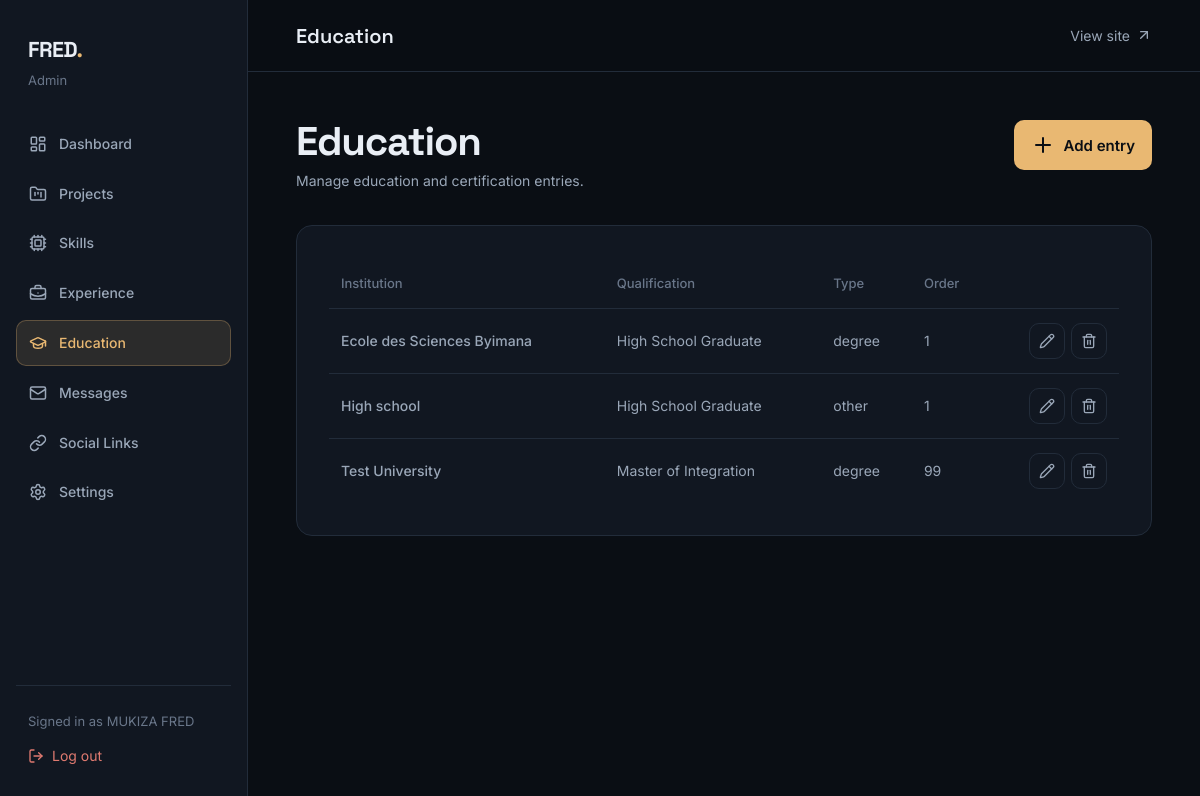
The app's page /admin/education.php (signed in) with its own data.
### tables this page shows
CREATE TABLE `education` (
  `id` int(11) NOT NULL,
  `institution` varchar(150) NOT NULL,
  `qualification` varchar(150) NOT NULL,
  `start_year` int(11) DEFAULT NULL,
  `end_year` int(11) DEFAULT NULL,
  `type` varchar(50) DEFAULT 'degree',
  `sort_order` int(11) DEFAULT 0,
  `created_at` timestamp NOT NULL DEFAULT current_timestamp()
);

### admin/education.php (the view, shortened to what this page needs)
<?php
require_once 'includes/header.php';
$editId = (int) ($_GET['edit'] ?? 0); $edit = null;
$items = $db ? $db->query('SELECT * FROM education ORDER BY sort_order ASC, start_year DESC, id ASC')->fetchAll() : [];
?>
<div class="admin-heading"><div><h1>Education</h1><p>Manage education and certification entries.</p></div><a href="education.php?action=add" class="btn btn-primary"><i data-lucide="plus" aria-hidden="true"></i> Add entry</a></div>
<?php if ($edit || ($_GET['action'] ?? '') === 'add'): $edit = $edit ?: ['institution'=>'','qualification'=>'','start_year'=>'','end_year'=>'','type'=>'degree','sort_order'=>0]; ?>
<form class="admin-card admin-form" method="post"><?= admin_csrf_field() ?><input type="hidden" name="form_action" value="save"><input type="hidden" name="id" value="<?= (int) ($edit['id'] ?? 0) ?>"><div class="admin-form__grid"><div><label class="form-label" for="institution">Institution</label><input class="form-control" id="institution" name="institution" required value="<?= admin_escape($edit['institution']) ?>"></div><div><label class="form-label" for="qualification">Qualification</label><input class="form-control" id="qualification" name="qualification" required value="<?= admin_escape($edit['qualification']) ?>"></div><div><label class="form-label" for="type">Type</label><select class="form-select" id="type" name="type"><option value="degree" <?= $edit['type'] === 'degree' ? 'selected' : '' ?>>Degree</option><option value="certification" <?= $edit['type'] === 'certification' ? 'selected' : '' ?>>Certification</option><option value="other" <?= $edit['type'] === 'other' ? 'selected' : '' ?>>Other</option></select></div><div><label class="form-label" for="sort_order">Sort order</label><input class="form-control" id="sort_order" name="sort_order" type="number" value="<?= (int) $edit['sort_order'] ?>"></div><div><label class="form-label" for="start_year">Start year</label><input class="form-control" id="start_year" name="start_year" type="number" value="<?= admin_escape($edit['start_year']) ?>"></div><div><label class="form-label" for="end_year">End year</label><input class="form-control" id="end_year" name="end_year" type="number" value="<?= admin_escape($edit['end_year']) ?>"></div></div><div class="admin-form__actions"><a class="btn btn-secondary" href="education.php">Cancel</a><button class="btn btn-primary" type="submit">Save entry</button></div></form>
<?php else: ?><section class="admin-card"><div class="admin-table-wrap"><table class="admin-table"><thead><tr><th>Institution</th><th>Qualification</th><th>Type</th><th>Order</th><th></th></tr></thead><tbody><?php foreach ($items as $item): ?><tr><td class="admin-table__title"><?= admin_escape($item['institution']) ?></td><td><?= admin_escape($item['qualification']) ?></td><td><?= admin_escape($item['type']) ?></td><td><?= (int) $item['sort_order'] ?></td><td><div class="admin-row-actions"><a class="admin-icon-button" href="education.php?edit=<?= (int) $item['id'] ?>" aria-label="Edit education"><i data-lucide="pencil" aria-hidden="true"></i></a><form method="post" onsubmit="return confirm('Delete this education entry?');"><?= admin_csrf_field() ?><input type="hidden" name="form_action" value="delete"><input type="hidden" name="id" value="<?= (int) $item['id'] ?>"><button class="admin-icon-button" type="submit" aria-label="Delete education"><i data-lucide="trash-2" aria-hidden="true"></i></button></form></div></td></tr><?php endforeach; ?><?php if (!$items): ?><tr><td colspan="5" class="admin-empty">No education entries yet.</td></tr><?php endif; ?></tbody></table></div></section><?php endif; ?>
<?php require_once 'includes/footer.php';

### assets/css/style.css (style rules this page uses)
:root { --bg-base: #0A0E14; --bg-surface: #111721; --bg-elevated: #18202C; --bg-inset: #070A0F; --text-primary: #E9EEF5; --text-secondary: #9AA7B8; --text-muted: #697689; --text-on-accent: #0A0E14; --accent: #E9B872; --accent-hover: #F2C98C; --accent-deep: #C2924E; --accent-glow: rgba(233, 184, 114, 0.12); --support: #5E9C8F; --support-bg: rgba(94, 156, 143, 0.12); --danger: #E07A70; --danger-bg: rgba(224, 122, 112, 0.12); --line: #222C3A; --line-strong: #33404F; --line-hairline: rgba(255, 255, 255, 0.06); --glass-bg: rgba(17, 23, 33, 0.72); --glass-blur: blur(16px) saturate(140%); --glass-border: 1px solid rgba(255, 255, 255, 0.08); --gradient-hero: radial-gradient(ellipse 80% 60% at 70% 20%, rgba(233, 184, 114, 0.08) 0%, transparent 60%); --gradient-featured-edge: linear-gradient(90deg, transparent, var(--accent) 35%, var(--accent) 65%, transparent); --font-heading: 'Space Grotesk', sans-serif; --font-body: 'Inter', sans-serif; --font-mono: 'JetBrains Mono', monospace; --type-display: clamp(2.75rem, 7vw, 4.75rem); --type-h1: clamp(2.25rem, 5vw, 3.5rem); --type-h2: clamp(1.875rem, 3.5vw, 2.5rem); --type-h3: clamp(1.375rem, 2vw, 1.625rem); --type-h4: 1.25rem; --type-lead: clamp(1.0625rem, 1.5vw, 1.25rem); --type-body: 1rem; --type-small: 0.875rem; --type-meta: 0.8125rem; --type-nav: 0.9375rem; --type-button: 0.9375rem; --space-1: 4px; --space-2: 8px; --space-3: 12px; --space-4: 16px; --space-5: 24px; --space-6: 32px; --space-8: 48px; --space-10: 64px; --space-12: 96px; --space-16: 128px; --space-20: 160px; --container-default: 1200px; --container-wide: 1320px; --container-narrow: 760px; --page-padding: 64px; --radius-sm: 6px; --radius-md: 10px; --radius-lg: 16px; --radius-xl: 24px; --radius-full: 999px; --shadow-sm: 0 1px 2px rgba(0, 0, 0, 0.4); --shadow-md: 0 4px 16px rgba(0, 0, 0, 0.35); --shadow-lg: 0 12px 40px rgba(0, 0, 0, 0.45); --shadow-accent: 0 8px 32px rgba(233, 184, 114, 0.12); --ease-out: cubic-bezier(0.22, 1, 0.36, 1); --ease-in-out: cubic-bezier(0.4, 0, 0.2, 1); --ease-spring: cubic-bezier(0.34, 1.4, 0.64, 1); --dur-fast: 160ms; --dur-base: 240ms; --dur-slow: 400ms; --dur-hero: 600ms; }
*, *::before, *::after { box-sizing: border-box; margin: 0; padding: 0; }
html { font-size: 16px; scroll-behavior: smooth; }
body { font-family: var(--font-body); background-color: var(--bg-base); color: var(--text-primary); line-height: 1.7; overflow-x: hidden; -webkit-font-smoothing: antialiased; }
a { color: var(--text-secondary); text-decoration: none; transition: color var(--dur-fast) var(--ease-out); }
h1, h2, h3, h4, .display { font-family: var(--font-heading); color: var(--text-primary); font-weight: 700; text-align: left; }
h1 { font-size: var(--type-h1); line-height: 1.08; letter-spacing: -0.03em; }
p { font-size: var(--type-body); font-weight: 400; max-width: 65ch; }
.btn { display: inline-flex; align-items: center; justify-content: center; gap: var(--space-2); padding: var(--space-3) var(--space-4); font-family: var(--font-body); font-size: var(--type-button); font-weight: 600; border-radius: var(--radius-md); border: 1px solid transparent; cursor: pointer; transition: all var(--dur-fast) var(--ease-out); line-height: 1; }
.btn-primary { background-color: var(--accent); color: var(--text-on-accent); }
:root { --support-bg: rgba(46, 204, 113, 0.1); --danger-bg: rgba(231, 76, 60, 0.1); }

### records on screen
education: institution "Ecole des Sciences Byimana", qualification "High School Graduate", type "degree", sort_order "1"
education: institution "High school", qualification "High School Graduate", type "other", sort_order "1"
education: institution "Test University", qualification "Master of Integration", type "degree", sort_order "99"

### other values on screen
admin_escape($item['label']) "Dashboard"
admin_escape($item['label']) "Projects"
admin_escape($item['label']) "Skills"
admin_escape($item['label']) "Experience"
admin_escape($item['label']) "Education"
admin_escape($item['label']) "Messages"
admin_escape($item['label']) "Social Links"
admin_escape($item['label']) "Settings"
admin_escape($_SESSION['admin_name'] ?? 'Administrator') "MUKIZA FRED"
admin_escape($pageTitle ?? 'Admin') "Education"
